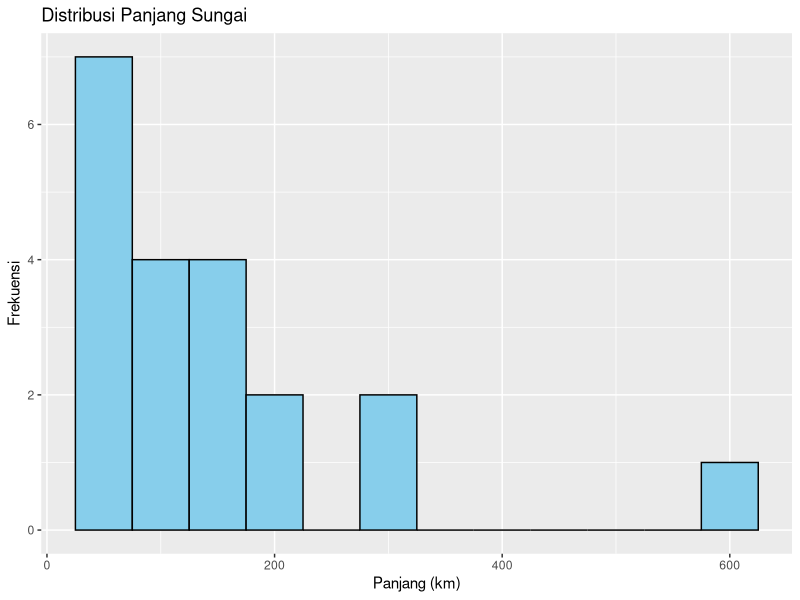
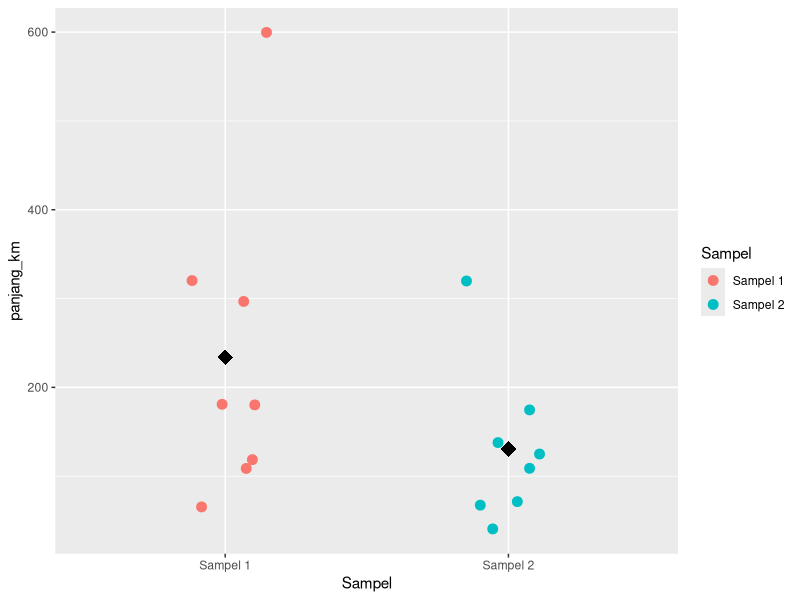
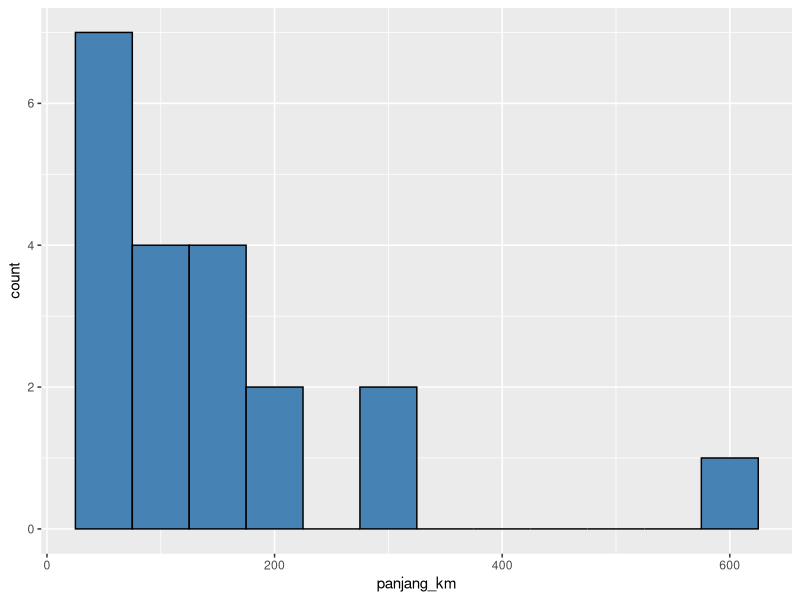
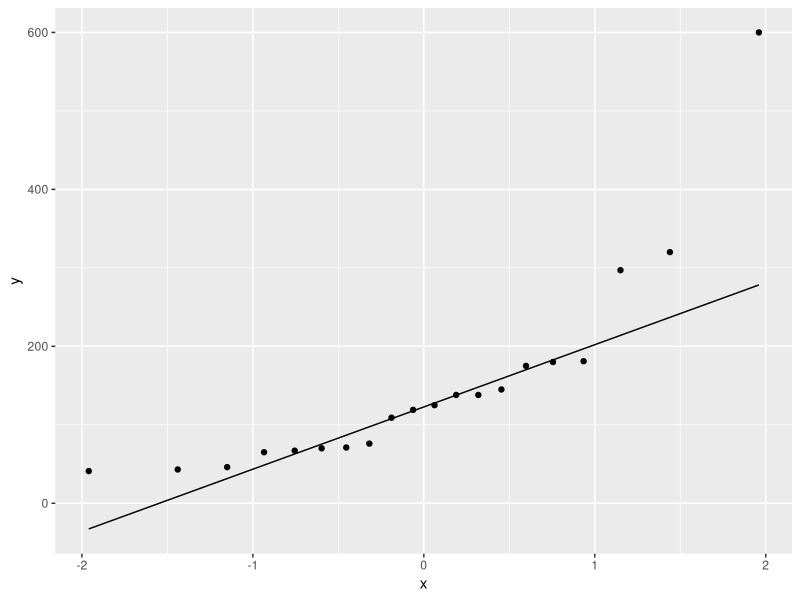
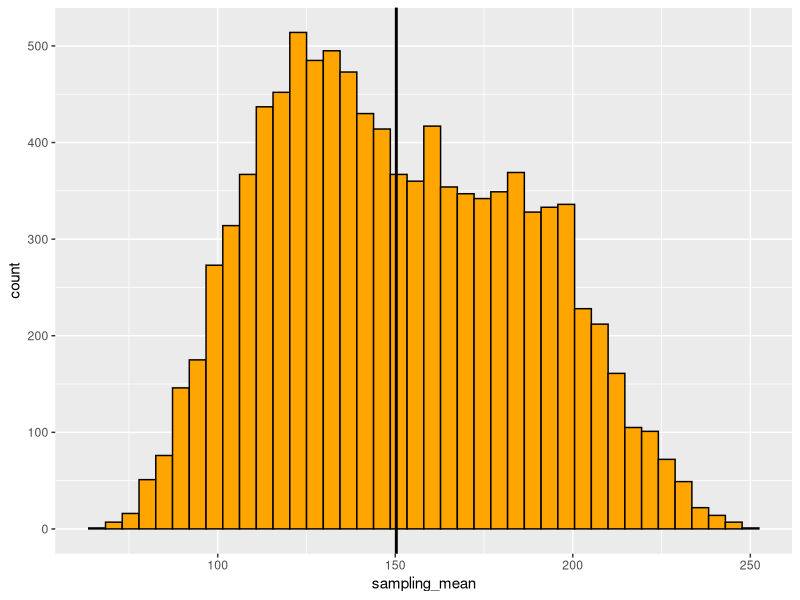

The R script that drew these images, in order:
## ---- chunk 1
library(dplyr)
library(ggplot2)
library(knitr)
library(tibble)
## ---- chunk 2
sungai <- tibble(
  id = 1:20,
  sungai = c(
    "Bengawan Solo","Brantas","Citarum","Serayu","Citanduy",
    "Cimanuk","Ciliwung","Cisadane","Pemali","Progo",
    "Comal","Opak","Code","Winongo","Bedadung",
    "Konto","Grindulu","Bogowonto","Elo","Lusi"
  ),
  panjang_km = c(
    600,320,297,181,175,
    180,119,138,125,138,
    145,65,41,43,46,
    70,71,67,76,109
  )
)

kable(sungai, caption = "Populasi 20 Sungai di Pulau Jawa")
## ---- chunk 3
N <- nrow(sungai)
N
## ---- chunk 4
mu <- mean(sungai$panjang_km)
mu
## ---- chunk 5
sigma2 <- mean((sungai$panjang_km - mu)^2)
sigma2
## ---- chunk 6
sqrt(sigma2)
## ---- chunk 7
ggplot(sungai, aes(x = panjang_km)) +
  geom_histogram(binwidth = 50, color = "black", fill = "skyblue") +
  labs(title = "Distribusi Panjang Sungai",
       x = "Panjang (km)",
       y = "Frekuensi")
## ---- chunk 8
set.seed(1511)

sampel1 <- sungai |>
  slice_sample(n = 8)

kable(sampel1)
## ---- chunk 9
xbar1 <- mean(sampel1$panjang_km)
xbar1
## ---- chunk 10
s21 <- var(sampel1$panjang_km)
s21
## ---- chunk 11
set.seed(2024)

sampel2 <- sungai |>
  slice_sample(n = 8)

kable(sampel2)
## ---- chunk 12
xbar2 <- mean(sampel2$panjang_km)
s22 <- var(sampel2$panjang_km)

kable(tibble(Statistik=c("Mean","Variance"),
             Nilai=c(xbar2,s22)), digits=2)
## ---- chunk 13
hasil <- tibble(
  Kelompok=c("Populasi","Sampel 1","Sampel 2"),
  Mean=c(mu,xbar1,xbar2),
  Variance=c(sigma2,s21,s22)
)

kable(hasil,digits=2)
## ---- chunk 14
bind_rows(
  mutate(sampel1,Sampel="Sampel 1"),
  mutate(sampel2,Sampel="Sampel 2")
) |>
ggplot(aes(Sampel,panjang_km,color=Sampel))+
  geom_jitter(width=.15,size=3)+
  stat_summary(fun=mean,geom="point",
               shape=18,size=5,color="black")
## ---- chunk 15
ggplot(sungai,aes(panjang_km))+
  geom_histogram(binwidth=50,color="black",fill="steelblue")
## ---- chunk 16
ggplot(sungai,aes(sample=panjang_km))+
  stat_qq()+
  stat_qq_line()
## ---- chunk 17
shapiro.test(sungai$panjang_km)
## ---- chunk 18
set.seed(123)

sampling_mean <- replicate(
  10000,
  mean(sample(sungai$panjang_km,8))
)

mean(sampling_mean)
## ---- chunk 19
ggplot(tibble(sampling_mean), aes(sampling_mean))+
  geom_histogram(bins=40,color="black",fill="orange")+
  geom_vline(xintercept=mu,linewidth=1)
